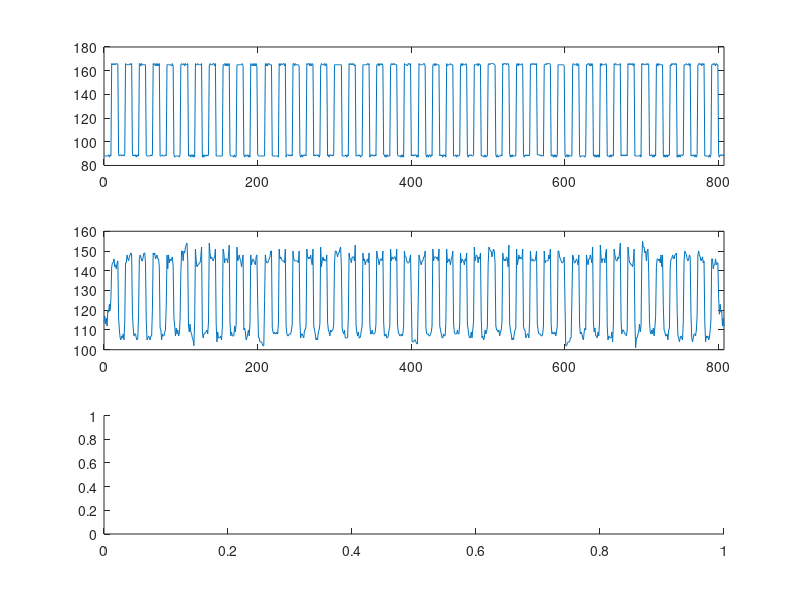

The MATLAB source for this figure: (Note: this script raises an error after producing the figure.)
n = [0:807];
x = [ 88 88 88 88 88 88 89 87 89 88 166 165 166 165 166 165 166 166 165 89 88 89 89 88 89 89 88 89 166 165 165 165 165 165 166 165 166 89 88 89 88 89 87 89 88 88 166 166 164 166 165 165 165 165 165 89 88 88 88 88 88 89 88 89 166 165 166 164 166 164 166 164 166 88 88 88 89 88 88 88 89 88 165 165 165 165 165 165 164 166 164 89 87 88 88 88 88 88 87 89 165 166 165 165 166 164 166 165 165 166 88 88 89 87 89 89 87 89 87 166 165 165 166 165 165 165 165 166 87 89 87 89 88 88 89 88 89 164 166 165 165 165 166 166 164 166 88 88 88 88 88 88 88 88 88 165 165 166 164 166 164 166 164 166 89 88 88 88 88 87 89 87 88 165 165 165 165 165 165 165 166 164 89 87 89 88 88 89 87 89 87 166 165 164 166 164 166 164 166 164 89 88 88 88 88 88 88 88 88 88 166 164 166 164 166 166 165 165 165 88 88 88 88 88 88 88 88 87 166 164 166 165 165 166 166 164 166 87 89 89 89 88 89 88 89 88 166 166 164 166 165 165 165 165 164 89 87 89 87 89 88 89 89 88 166 165 166 166 164 166 164 166 165 88 89 88 89 89 88 89 87 89 164 166 165 165 165 166 164 166 165 88 89 87 89 89 88 89 88 89 165 165 165 165 165 165 165 165 165 165 88 88 88 88 88 89 87 89 88 166 165 166 165 166 165 166 164 165 88 88 88 89 88 89 87 88 88 165 165 165 165 165 165 166 165 166 87 89 89 88 89 88 88 89 88 165 165 166 164 166 165 165 166 164 89 89 87 89 87 89 88 88 88 164 166 165 166 165 166 165 165 165 89 88 88 88 87 89 87 89 87 166 165 165 165 164 166 166 165 166 88 89 88 89 88 89 89 87 89 87 166 165 165 165 165 165 166 166 164 89 87 89 87 89 89 87 89 88 165 165 166 164 166 165 165 165 165 88 89 88 89 87 89 88 89 87 166 164 165 165 165 166 165 165 165 88 88 88 89 87 89 88 88 89 164 166 164 166 165 165 165 166 164 89 87 89 88 89 89 88 88 89 165 165 165 165 166 164 166 165 165 88 88 88 88 87 89 87 88 88 165 166 165 166 166 166 166 166 165 165 89 87 89 87 88 88 88 89 88 166 165 166 166 166 165 166 166 164 89 87 89 87 89 88 88 88 88 165 166 164 166 165 165 165 166 164 89 87 89 88 89 88 89 88 89 165 166 165 166 166 165 166 165 166 89 89 89 89 88 89 88 88 88 165 165 166 165 166 166 166 166 165 88 88 89 87 89 87 89 87 89 165 165 165 165 165 165 165 165 164 89 87 89 89 87 89 88 88 88 88 165 166 165 165 165 166 164 166 165 89 87 88 88 88 88 88 87 89 165 165 166 166 164 166 164 166 165 88 89 87 89 87 89 87 89 87 166 164 166 165 165 165 165 166 165 88 88 88 87 89 87 89 88 88 166 165 166 165 165 165 165 165 166 88 89 88 89 88 89 88 89 88 166 165 166 165 166 165 166 164 166 88 88 88 88 88 88 88 89 87 166 165 166 165 165 165 166 165 166 165 89 88 89 89 87 89 87 89 88 165 166 164 166 165 165 165 165 165 89 87 89 87 89 87 89 88 89 165 164 166 165 166 166 165 166 166 87 89 87 89 87 89 89 88 89 165 165 165 166 165 165 166 164 166 88 88 89 88 89 87 89 87 89 164 166 166 165 166 164 166 165 166 88 88 88 88 88 87 89 87 89 165 165 166 165 166 164 166 165 165 89 87 89 89 88 89 89 88 ];
inversoX = [ 114 117 113 116 112 120 119 123 120 126 142 144 144 146 142 143 141 144 145 116 110 106 105 107 106 108 105 114 144 144 148 146 145 147 148 149 148 118 111 107 108 108 106 105 106 118 146 148 147 145 145 147 149 149 144 115 105 106 107 106 105 107 107 120 149 148 149 146 147 148 146 146 142 111 110 105 108 107 107 109 110 122 148 141 148 144 146 145 146 147 142 116 112 107 111 108 110 107 108 115 139 150 150 145 150 149 152 153 154 145 112 109 113 109 108 106 105 102 114 151 145 142 143 143 144 144 147 152 110 106 108 108 109 109 110 108 114 154 149 146 147 146 145 146 147 151 113 104 109 106 106 106 107 105 111 151 149 144 146 146 146 144 148 153 114 107 109 107 107 107 112 109 113 152 145 146 148 146 145 142 145 148 110 111 109 105 106 108 110 107 113 148 143 145 146 145 144 143 147 148 125 106 106 104 104 104 103 102 102 125 148 145 144 144 145 146 147 150 150 111 109 108 109 108 108 109 108 113 151 146 147 146 145 145 145 144 151 112 108 107 107 108 108 108 110 113 150 146 145 145 145 145 145 144 150 114 106 108 108 107 106 110 110 112 151 147 146 147 146 148 145 143 151 112 110 108 105 106 105 109 110 113 152 142 145 147 145 146 145 145 148 114 110 109 107 110 109 110 110 113 144 150 150 149 147 149 149 151 152 142 111 109 108 110 106 106 106 106 116 149 146 146 144 147 147 147 145 153 113 109 107 109 106 106 107 110 112 149 145 146 143 145 145 146 144 149 113 108 108 110 108 108 108 109 113 150 147 146 143 145 146 146 145 150 114 107 107 108 106 106 107 110 112 151 145 147 146 146 147 147 145 151 113 109 108 107 107 108 107 108 112 150 147 147 145 144 144 144 146 148 125 104 104 104 105 105 104 103 103 125 148 146 144 143 145 145 147 147 150 111 108 108 108 107 107 108 109 112 151 145 147 147 147 146 147 145 151 112 110 108 106 106 108 107 107 114 151 144 145 146 145 143 146 147 150 113 109 108 108 108 110 108 108 113 149 144 146 145 145 143 146 145 149 113 110 107 106 106 109 106 110 114 152 145 147 148 147 144 147 146 149 116 106 107 105 106 110 108 109 112 143 152 151 150 150 147 149 151 150 144 112 110 110 109 110 107 109 110 114 149 146 145 146 145 147 146 142 153 113 110 108 105 106 105 108 110 111 151 143 145 148 146 147 146 146 151 112 110 110 106 107 108 108 106 114 150 145 145 146 145 145 145 147 150 113 110 108 108 108 107 107 108 112 150 144 145 145 145 145 148 146 151 113 108 109 108 108 109 107 109 112 150 150 147 146 145 144 144 145 147 124 102 102 103 104 104 104 106 106 125 148 147 144 144 145 146 145 143 148 113 108 109 108 106 105 109 111 110 148 145 143 146 146 148 146 144 152 114 109 111 107 107 106 109 107 114 153 147 144 146 146 146 144 149 151 112 105 107 106 106 106 109 104 113 151 148 146 145 145 147 146 149 154 115 108 110 110 109 108 108 107 110 152 148 144 144 143 143 142 145 151 114 101 106 106 108 109 113 109 112 146 155 152 152 149 150 145 150 151 139 114 109 108 110 108 111 107 111 117 142 146 146 145 146 144 148 142 148 122 110 109 107 107 108 105 110 111 142 146 146 148 147 146 148 148 149 120 107 106 104 106 107 106 105 114 145 150 149 148 146 145 146 148 147 118 106 104 106 108 108 107 110 117 148 150 148 147 145 146 147 144 145 114 104 107 106 107 105 106 110 115 146 146 141 143 143 146 143 144 144 126 118 123 119 120 112 116 112 ];
C = [ 102084.000000 0.000000 0.000000 0.000000 678.355957 0.000000 0.000000 0.000000 0.000000 0.000000 0.000000 0.000000 710.305115 0.000000 0.000000 0.000000 0.000000 0.000000 0.000000 0.000000 801.406372 0.000000 0.000000 0.000000 0.000000 0.000000 541.177856 614.169128 1016.868652 0.000000 0.000000 578.685608 631.740540 714.965027 804.208862 965.998352 1647.267212 0.000000 855.607666 1098.606567 1370.187744 1812.753052 2550.870850 4299.073242 13564.728516 11648.119141 4075.413330 2466.641602 1781.960083 1426.246826 1220.560547 1136.557617 1437.609985 0.000000 0.000000 0.000000 0.000000 0.000000 0.000000 0.000000 549.158997 0.000000 0.000000 0.000000 0.000000 0.000000 0.000000 0.000000 0.000000 0.000000 0.000000 0.000000 0.000000 0.000000 0.000000 0.000000 0.000000 0.000000 0.000000 0.000000 0.000000 0.000000 0.000000 0.000000 0.000000 0.000000 0.000000 0.000000 0.000000 0.000000 0.000000 0.000000 0.000000 0.000000 0.000000 0.000000 0.000000 0.000000 0.000000 0.000000 0.000000 0.000000 0.000000 0.000000 0.000000 0.000000 0.000000 0.000000 0.000000 0.000000 0.000000 0.000000 0.000000 0.000000 0.000000 0.000000 0.000000 602.703064 0.000000 0.000000 0.000000 0.000000 0.000000 0.000000 0.000000 989.675964 0.000000 0.000000 0.000000 0.000000 0.000000 702.483337 1301.427368 4978.208496 3344.764648 1355.798706 901.612000 695.812378 603.538330 581.042236 663.444214 1215.498047 0.000000 0.000000 0.000000 0.000000 0.000000 0.000000 0.000000 0.000000 0.000000 0.000000 0.000000 0.000000 0.000000 0.000000 0.000000 0.000000 0.000000 0.000000 0.000000 0.000000 0.000000 0.000000 0.000000 0.000000 0.000000 0.000000 0.000000 0.000000 0.000000 0.000000 0.000000 0.000000 0.000000 0.000000 0.000000 0.000000 0.000000 0.000000 0.000000 0.000000 0.000000 0.000000 0.000000 0.000000 0.000000 0.000000 0.000000 0.000000 0.000000 0.000000 0.000000 0.000000 0.000000 0.000000 0.000000 0.000000 0.000000 0.000000 0.000000 0.000000 0.000000 0.000000 0.000000 0.000000 527.928711 0.000000 0.000000 0.000000 0.000000 0.000000 0.000000 0.000000 842.305908 0.000000 0.000000 0.000000 0.000000 0.000000 0.000000 678.646423 3209.216797 1681.462158 778.298218 569.894531 0.000000 0.000000 0.000000 583.726624 1388.477905 560.507690 0.000000 0.000000 0.000000 0.000000 0.000000 0.000000 518.749146 0.000000 0.000000 0.000000 0.000000 0.000000 0.000000 0.000000 0.000000 0.000000 0.000000 0.000000 0.000000 0.000000 0.000000 0.000000 0.000000 0.000000 0.000000 0.000000 0.000000 0.000000 0.000000 0.000000 0.000000 0.000000 0.000000 0.000000 0.000000 0.000000 0.000000 0.000000 0.000000 0.000000 0.000000 0.000000 0.000000 0.000000 0.000000 0.000000 0.000000 0.000000 0.000000 0.000000 0.000000 0.000000 0.000000 0.000000 0.000000 0.000000 0.000000 0.000000 0.000000 0.000000 0.000000 0.000000 0.000000 0.000000 0.000000 0.000000 0.000000 0.000000 0.000000 0.000000 0.000000 747.773682 0.000000 0.000000 0.000000 0.000000 0.000000 0.000000 0.000000 2391.543945 968.046021 578.994629 0.000000 0.000000 0.000000 0.000000 566.911621 1715.902344 535.401123 0.000000 0.000000 0.000000 0.000000 0.000000 0.000000 608.169067 0.000000 0.000000 0.000000 0.000000 0.000000 0.000000 0.000000 0.000000 0.000000 0.000000 0.000000 0.000000 0.000000 0.000000 0.000000 0.000000 0.000000 0.000000 0.000000 0.000000 0.000000 0.000000 0.000000 0.000000 0.000000 0.000000 0.000000 0.000000 0.000000 0.000000 0.000000 0.000000 0.000000 0.000000 0.000000 0.000000 0.000000 0.000000 0.000000 0.000000 0.000000 0.000000 0.000000 0.000000 0.000000 0.000000 0.000000 0.000000 0.000000 0.000000 0.000000 0.000000 0.000000 0.000000 0.000000 0.000000 0.000000 0.000000 0.000000 0.000000 0.000000 0.000000 0.000000 0.000000 678.881958 0.000000 0.000000 0.000000 0.000000 0.000000 0.000000 0.000000 1946.265869 627.060791 0.000000 0.000000 0.000000 ];
subplot(3,1,1)
plot(n,x)
xlim([0 807])
subplot(3,1,2)
plot(n,inversoX)
xlim([0 807])
subplot(3,1,3)
stem(n,C)
xlim([0 807])
